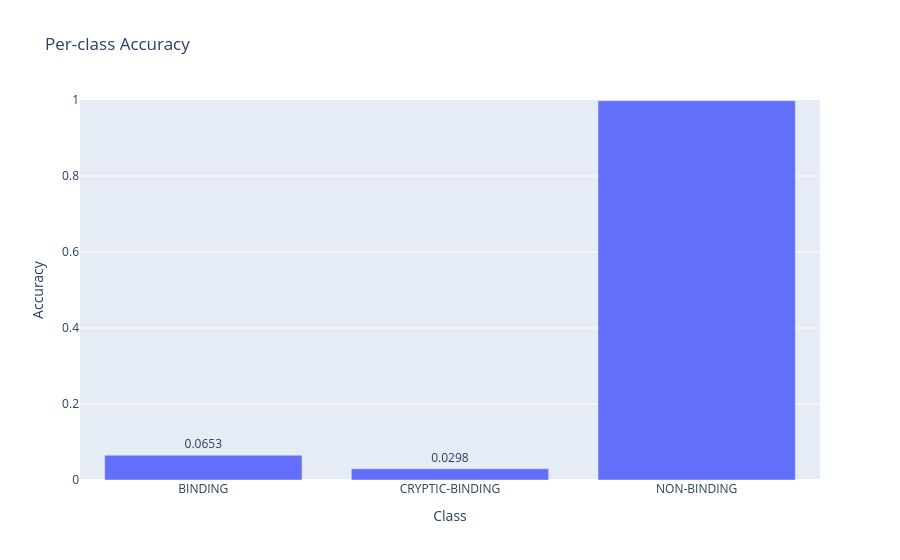

Notebook source saved alongside this figure:
### Code cell
from sklearn.metrics import confusion_matrix

import plotly.express as px

# Convert one-hot arrays to class indices
y_true_idx = y_test.argmax(axis=1)
y_pred_idx = y_pred.argmax(axis=1)

# Class names in the same order as one-hot encoding
class_names = pd.get_dummies(test_emma.metadata["binding_site"], dummy_na=False).columns.tolist()

# Per-class accuracy = correctly predicted samples within each true class
cm = confusion_matrix(y_true_idx, y_pred_idx, labels=range(len(class_names)))
per_class_accuracy = cm.diagonal() / cm.sum(axis=1)

# Build table for display/plot
class_acc_df = pd.DataFrame({
    "class": class_names,
    "accuracy": per_class_accuracy
})

print(class_acc_df)

fig = px.bar(
    class_acc_df,
    x="class",
    y="accuracy",
    text="accuracy",
    title="Per-class Accuracy",
    range_y=[0, 1]
)
fig.update_traces(texttemplate="%{text:.4f}", textposition="outside")
fig.update_layout(yaxis_title="Accuracy", xaxis_title="Class")
fig.show()

### Figure 1 — Plotly figure (JSON) as saved in the notebook; plotly's stock layout.template omitted (floating-point values rounded to 4 significant figures)
{"data": [{"hovertemplate": "class=%{x}<br>accuracy=%{text}<extra></extra>", "legendgroup": "", "marker": {"color": "#636efa", "pattern": {"shape": ""}}, "name": "", "orientation": "v", "showlegend": false, "text": [0.06528, 0.02977, 0.998], "textposition": "outside", "texttemplate": "%{text:.4f}", "type": "bar", "x": ["BINDING", "CRYPTIC-BINDING", "NON-BINDING"], "xaxis": "x", "y": [0.06528, 0.02977, 0.998], "yaxis": "y"}], "layout": {"barmode": "relative", "legend": {"tracegroupgap": 0}, "title": {"text": "Per-class Accuracy"}, "xaxis": {"anchor": "y", "domain": [0, 1], "title": {"text": "Class"}}, "yaxis": {"anchor": "x", "domain": [0, 1], "range": [0, 1], "title": {"text": "Accuracy"}}}}
